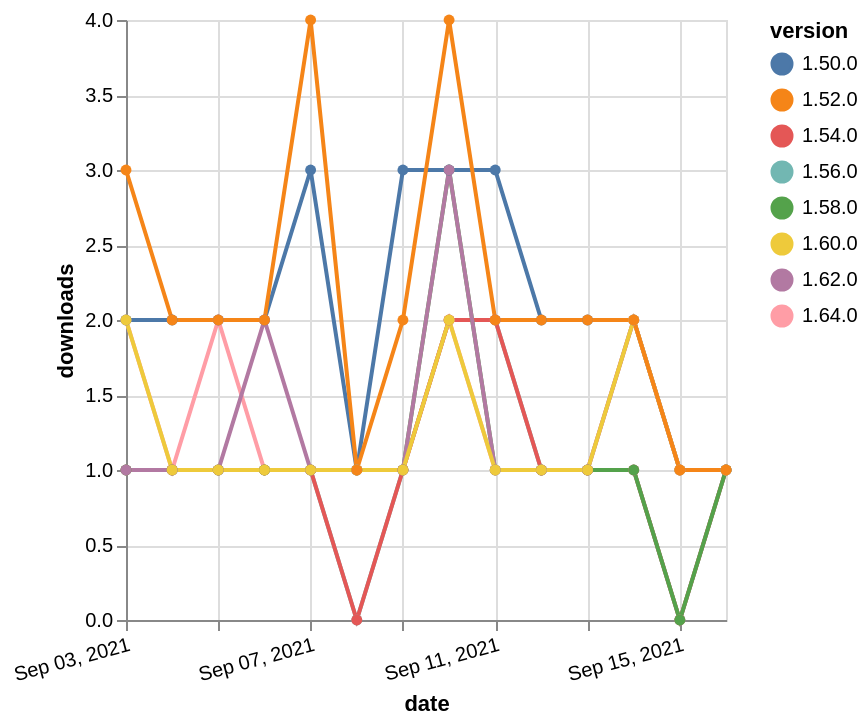

Describe this chart as a Vega-Lite specification.
### Vega-Lite specification from a JSON file in a GitHub repository (floating-point values rounded to 4 significant figures)
{"$schema": "https://vega.github.io/schema/vega-lite/v5.json", "description": "A simple bar chart with embedded data.", "data": {"values": [{"date": "2021-09-03", "total": 216, "delta": 1, "version": "1.56.0"}, {"date": "2021-09-04", "total": 217, "delta": 1, "version": "1.56.0"}, {"date": "2021-09-05", "total": 218, "delta": 1, "version": "1.56.0"}, {"date": "2021-09-06", "total": 219, "delta": 1, "version": "1.56.0"}, {"date": "2021-09-07", "total": 220, "delta": 1, "version": "1.56.0"}, {"date": "2021-09-08", "total": 220, "delta": 0, "version": "1.56.0"}, {"date": "2021-09-09", "total": 221, "delta": 1, "version": "1.56.0"}, {"date": "2021-09-10", "total": 223, "delta": 2, "version": "1.56.0"}, {"date": "2021-09-11", "total": 225, "delta": 2, "version": "1.56.0"}, {"date": "2021-09-12", "total": 226, "delta": 1, "version": "1.56.0"}, {"date": "2021-09-13", "total": 227, "delta": 1, "version": "1.56.0"}, {"date": "2021-09-14", "total": 228, "delta": 1, "version": "1.56.0"}, {"date": "2021-09-15", "total": 228, "delta": 0, "version": "1.56.0"}, {"date": "2021-09-16", "total": 229, "delta": 1, "version": "1.56.0"}, {"date": "2021-09-03", "total": 128, "delta": 2, "version": "1.64.0"}, {"date": "2021-09-04", "total": 129, "delta": 1, "version": "1.64.0"}, {"date": "2021-09-05", "total": 131, "delta": 2, "version": "1.64.0"}, {"date": "2021-09-06", "total": 132, "delta": 1, "version": "1.64.0"}, {"date": "2021-09-07", "total": 133, "delta": 1, "version": "1.64.0"}, {"date": "2021-09-08", "total": 134, "delta": 1, "version": "1.64.0"}, {"date": "2021-09-09", "total": 135, "delta": 1, "version": "1.64.0"}, {"date": "2021-09-10", "total": 137, "delta": 2, "version": "1.64.0"}, {"date": "2021-09-11", "total": 138, "delta": 1, "version": "1.64.0"}, {"date": "2021-09-12", "total": 139, "delta": 1, "version": "1.64.0"}, {"date": "2021-09-13", "total": 140, "delta": 1, "version": "1.64.0"}, {"date": "2021-09-14", "total": 142, "delta": 2, "version": "1.64.0"}, {"date": "2021-09-15", "total": 143, "delta": 1, "version": "1.64.0"}, {"date": "2021-09-16", "total": 144, "delta": 1, "version": "1.64.0"}, {"date": "2021-09-03", "total": 261, "delta": 1, "version": "1.54.0"}, {"date": "2021-09-04", "total": 262, "delta": 1, "version": "1.54.0"}, {"date": "2021-09-05", "total": 263, "delta": 1, "version": "1.54.0"}, {"date": "2021-09-06", "total": 264, "delta": 1, "version": "1.54.0"}, {"date": "2021-09-07", "total": 265, "delta": 1, "version": "1.54.0"}, {"date": "2021-09-08", "total": 265, "delta": 0, "version": "1.54.0"}, {"date": "2021-09-09", "total": 266, "delta": 1, "version": "1.54.0"}, {"date": "2021-09-10", "total": 268, "delta": 2, "version": "1.54.0"}, {"date": "2021-09-11", "total": 270, "delta": 2, "version": "1.54.0"}, {"date": "2021-09-12", "total": 271, "delta": 1, "version": "1.54.0"}, {"date": "2021-09-13", "total": 272, "delta": 1, "version": "1.54.0"}, {"date": "2021-09-14", "total": 273, "delta": 1, "version": "1.54.0"}, {"date": "2021-09-15", "total": 273, "delta": 0, "version": "1.54.0"}, {"date": "2021-09-16", "total": 274, "delta": 1, "version": "1.54.0"}, {"date": "2021-09-03", "total": 198, "delta": 1, "version": "1.58.0"}, {"date": "2021-09-04", "total": 199, "delta": 1, "version": "1.58.0"}, {"date": "2021-09-05", "total": 200, "delta": 1, "version": "1.58.0"}, {"date": "2021-09-06", "total": 201, "delta": 1, "version": "1.58.0"}, {"date": "2021-09-07", "total": 202, "delta": 1, "version": "1.58.0"}, {"date": "2021-09-08", "total": 203, "delta": 1, "version": "1.58.0"}, {"date": "2021-09-09", "total": 204, "delta": 1, "version": "1.58.0"}, {"date": "2021-09-10", "total": 207, "delta": 3, "version": "1.58.0"}, {"date": "2021-09-11", "total": 208, "delta": 1, "version": "1.58.0"}, {"date": "2021-09-12", "total": 209, "delta": 1, "version": "1.58.0"}, {"date": "2021-09-13", "total": 210, "delta": 1, "version": "1.58.0"}, {"date": "2021-09-14", "total": 211, "delta": 1, "version": "1.58.0"}, {"date": "2021-09-15", "total": 211, "delta": 0, "version": "1.58.0"}, {"date": "2021-09-16", "total": 212, "delta": 1, "version": "1.58.0"}, {"date": "2021-09-03", "total": 2365, "delta": 2, "version": "1.50.0"}, {"date": "2021-09-04", "total": 2367, "delta": 2, "version": "1.50.0"}, {"date": "2021-09-05", "total": 2369, "delta": 2, "version": "1.50.0"}, {"date": "2021-09-06", "total": 2371, "delta": 2, "version": "1.50.0"}, {"date": "2021-09-07", "total": 2374, "delta": 3, "version": "1.50.0"}, {"date": "2021-09-08", "total": 2375, "delta": 1, "version": "1.50.0"}, {"date": "2021-09-09", "total": 2378, "delta": 3, "version": "1.50.0"}, {"date": "2021-09-10", "total": 2381, "delta": 3, "version": "1.50.0"}, {"date": "2021-09-11", "total": 2384, "delta": 3, "version": "1.50.0"}, {"date": "2021-09-12", "total": 2386, "delta": 2, "version": "1.50.0"}, {"date": "2021-09-13", "total": 2388, "delta": 2, "version": "1.50.0"}, {"date": "2021-09-14", "total": 2390, "delta": 2, "version": "1.50.0"}, {"date": "2021-09-15", "total": 2391, "delta": 1, "version": "1.50.0"}, {"date": "2021-09-16", "total": 2392, "delta": 1, "version": "1.50.0"}, {"date": "2021-09-03", "total": 200, "delta": 1, "version": "1.62.0"}, {"date": "2021-09-04", "total": 201, "delta": 1, "version": "1.62.0"}, {"date": "2021-09-05", "total": 202, "delta": 1, "version": "1.62.0"}, {"date": "2021-09-06", "total": 204, "delta": 2, "version": "1.62.0"}, {"date": "2021-09-07", "total": 205, "delta": 1, "version": "1.62.0"}, {"date": "2021-09-08", "total": 206, "delta": 1, "version": "1.62.0"}, {"date": "2021-09-09", "total": 207, "delta": 1, "version": "1.62.0"}, {"date": "2021-09-10", "total": 210, "delta": 3, "version": "1.62.0"}, {"date": "2021-09-11", "total": 211, "delta": 1, "version": "1.62.0"}, {"date": "2021-09-12", "total": 212, "delta": 1, "version": "1.62.0"}, {"date": "2021-09-13", "total": 213, "delta": 1, "version": "1.62.0"}, {"date": "2021-09-14", "total": 215, "delta": 2, "version": "1.62.0"}, {"date": "2021-09-15", "total": 216, "delta": 1, "version": "1.62.0"}, {"date": "2021-09-16", "total": 217, "delta": 1, "version": "1.62.0"}, {"date": "2021-09-03", "total": 178, "delta": 2, "version": "1.60.0"}, {"date": "2021-09-04", "total": 179, "delta": 1, "version": "1.60.0"}, {"date": "2021-09-05", "total": 180, "delta": 1, "version": "1.60.0"}, {"date": "2021-09-06", "total": 181, "delta": 1, "version": "1.60.0"}, {"date": "2021-09-07", "total": 182, "delta": 1, "version": "1.60.0"}, {"date": "2021-09-08", "total": 183, "delta": 1, "version": "1.60.0"}, {"date": "2021-09-09", "total": 184, "delta": 1, "version": "1.60.0"}, {"date": "2021-09-10", "total": 186, "delta": 2, "version": "1.60.0"}, {"date": "2021-09-11", "total": 187, "delta": 1, "version": "1.60.0"}, {"date": "2021-09-12", "total": 188, "delta": 1, "version": "1.60.0"}, {"date": "2021-09-13", "total": 189, "delta": 1, "version": "1.60.0"}, {"date": "2021-09-14", "total": 191, "delta": 2, "version": "1.60.0"}, {"date": "2021-09-15", "total": 192, "delta": 1, "version": "1.60.0"}, {"date": "2021-09-16", "total": 193, "delta": 1, "version": "1.60.0"}, {"date": "2021-09-03", "total": 2426, "delta": 3, "version": "1.52.0"}, {"date": "2021-09-04", "total": 2428, "delta": 2, "version": "1.52.0"}, {"date": "2021-09-05", "total": 2430, "delta": 2, "version": "1.52.0"}, {"date": "2021-09-06", "total": 2432, "delta": 2, "version": "1.52.0"}, {"date": "2021-09-07", "total": 2436, "delta": 4, "version": "1.52.0"}, {"date": "2021-09-08", "total": 2437, "delta": 1, "version": "1.52.0"}, {"date": "2021-09-09", "total": 2439, "delta": 2, "version": "1.52.0"}, {"date": "2021-09-10", "total": 2443, "delta": 4, "version": "1.52.0"}, {"date": "2021-09-11", "total": 2445, "delta": 2, "version": "1.52.0"}, {"date": "2021-09-12", "total": 2447, "delta": 2, "version": "1.52.0"}, {"date": "2021-09-13", "total": 2449, "delta": 2, "version": "1.52.0"}, {"date": "2021-09-14", "total": 2451, "delta": 2, "version": "1.52.0"}, {"date": "2021-09-15", "total": 2452, "delta": 1, "version": "1.52.0"}, {"date": "2021-09-16", "total": 2453, "delta": 1, "version": "1.52.0"}]}, "width": "container", "mark": {"type": "line", "point": {"filled": true}}, "encoding": {"x": {"field": "date", "type": "temporal", "timeUnit": "yearmonthdate", "title": "date", "axis": {"labelAngle": -15}}, "y": {"field": "delta", "type": "quantitative", "title": "downloads"}, "color": {"field": "version", "type": "nominal"}, "tooltip": {"field": "delta"}}}
